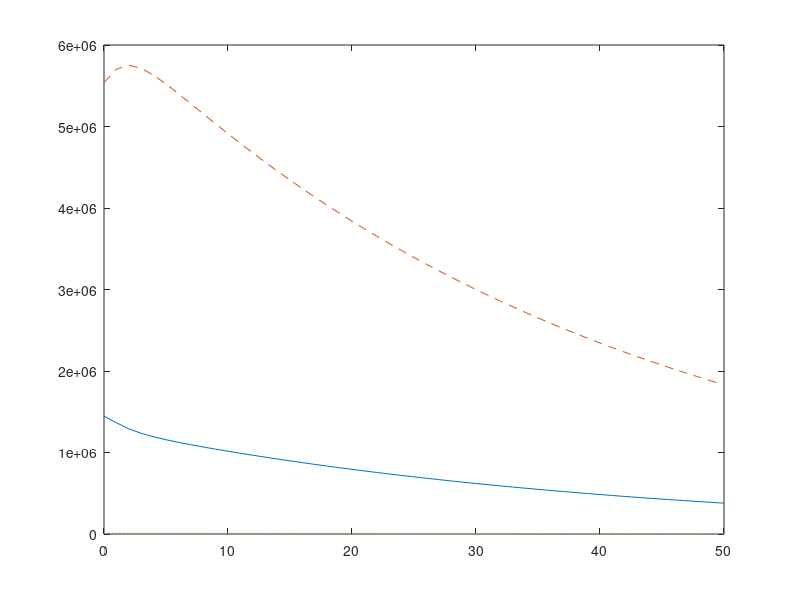

MATLAB code to generate this figure:
% Years taken into consideration for the projection
years = 50;

% Creation of three zero row vectors based on loggerhead turtle's life stages
hatchling = zeros(1, years+1);
youth = zeros(1,years+1);
adult = zeros(1, years+1);

% Initialize the defined row vectors with initial values
hatchling(1) = 1445570;
youth (1) = 5536790;
adult(1) = 17640;

% For loop to predict calculate the future projection of each stage upto the
% number of years entered by the user
for i = 1:years
    hatchling(i+1) = (77.4*adult(i));
    youth(i+1) = (1*hatchling(i)) + (0.769*youth(i));
    adult(i+1) = (0.000434*youth(i)) + (0.809*adult(i));
end

% plotting the predicted evolution of each stages on single axis
plot(0:years, hatchling, 0:years, youth,'--', 0:years, adult,':')
